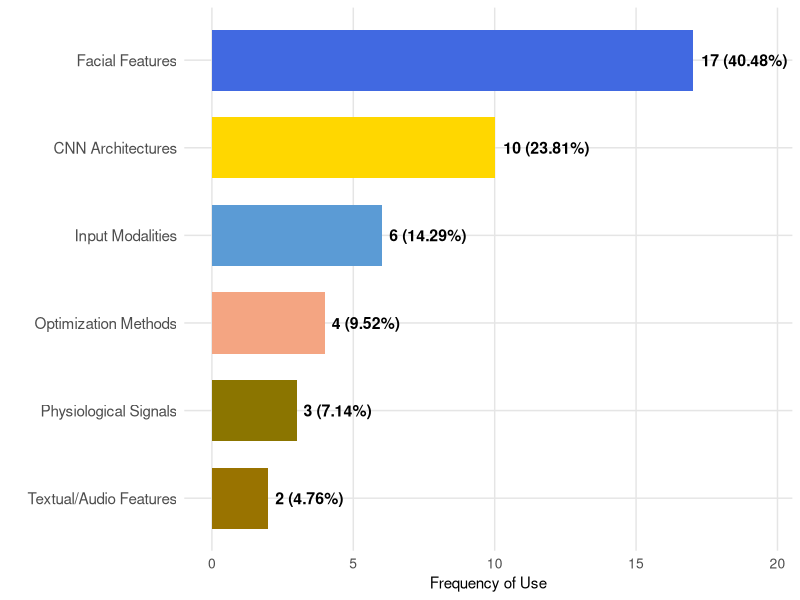
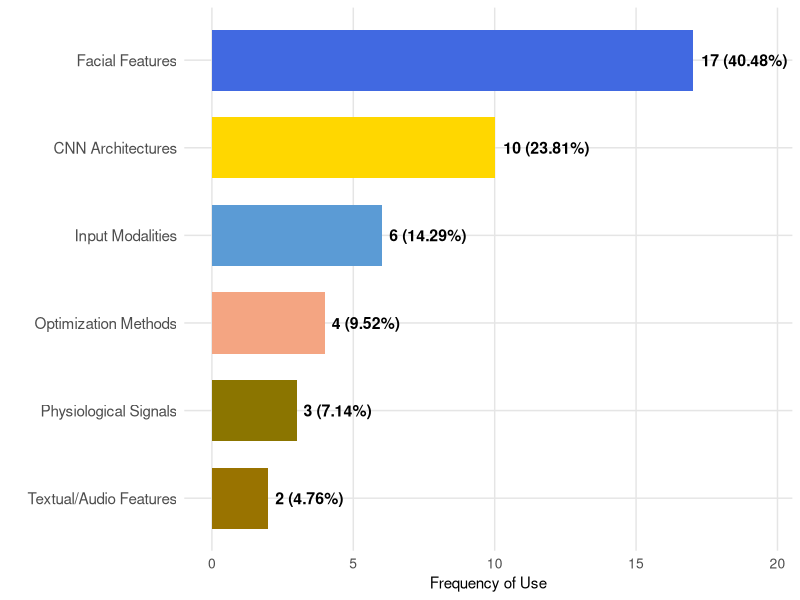

The R source for these figures, in order:
library(ggplot2)
library(dplyr)

df_features <- data.frame(
  Features_Group = c("Facial Features", "CNN Architectures", 
                     "Input Modalities", "Optimization Methods",
                     "Physiological Signals", "Textual/Audio Features"),
  Count = c(17, 10, 6, 4, 3, 2),
  Percentage = c(40.48, 23.81, 14.29, 9.52, 7.14, 4.76)
)

df_features <- df_features %>% arrange(desc(Count))

colores_features <- c("#FFD700", "#4169E1", "#5B9BD5", 
                      "#F4A582", "#8B7500", "#997300")

ggplot(df_features, aes(x = reorder(Features_Group, Count), 
                        y = Count, fill = Features_Group)) +
  geom_bar(stat = "identity", width = 0.7) +
  geom_text(aes(label = paste0(Count, " (", Percentage, "%)")), 
            hjust = -0.1, size = 4, fontface = "bold") +
  coord_flip() +
  scale_fill_manual(values = colores_features) +
  labs(x = "", y = "Frequency of Use") +
  theme_minimal() +
  theme(legend.position = "none",
        axis.text.y = element_text(size = 11),
        axis.text.x = element_text(size = 10),
        panel.grid.major = element_line(color = "gray90"),
        panel.grid.minor = element_blank()) +
  ylim(0, max(df_features$Count) * 1.15)

ggsave("figure8_feature_groups.png", width = 12, height = 8, dpi = 300)
